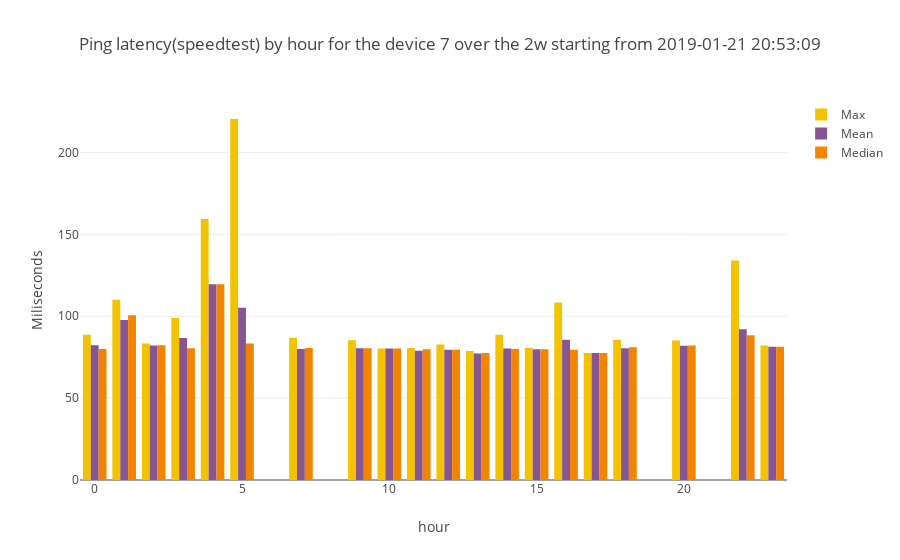

Source (notebook cell):
### Code cell
device_number=7
subset=by_hour_by_device_p2[by_hour_by_device_p2["SK_PI"]==device_number]
combined_bar_plot_3traces(xvalues=subset["hour"],
                         yvalues1=subset["max"],
                         yvalues2=subset["mean"],
                         yvalues3=subset["median"],
                         name1="Max",
                         name2="Mean",
                         name3="Median",
                         title="Ping latency(speedtest) by hour for the device "+str(device_number)+" over the "+time_interval+" starting from "+starting_point,
                         xtitle="hour",
                         stack=False)

### Figure 1 — Plotly figure (JSON) as saved in the notebook; plotly's stock layout.template omitted (floating-point values rounded to 4 significant figures)
{"data": [{"marker": {"color": "F3C300"}, "name": "Max", "type": "bar", "x": [0, 1, 2, 3, 4, 5, 7, 9, 10, 11, 12, 13, 14, 15, 16, 17, 18, 20, 22, 23], "y": [88.72, 110.1, 83.29, 98.86, 159.4, 220.4, 86.9, 85.36, 80.35, 80.56, 82.78, 78.73, 88.73, 80.69, 108.4, 77.53, 85.67, 85.11, 134.0, 82.15]}, {"marker": {"color": "875692"}, "name": "Mean", "type": "bar", "x": [0, 1, 2, 3, 4, 5, 7, 9, 10, 11, 12, 13, 14, 15, 16, 17, 18, 20, 22, 23], "y": [82.26, 97.66, 82.11, 86.7, 119.5, 105.2, 79.94, 80.45, 80.35, 78.85, 79.5, 77.18, 80.22, 79.87, 85.67, 77.53, 80.46, 82.04, 92.05, 81.33]}, {"marker": {"color": "F38400"}, "name": "Median", "type": "bar", "x": [0, 1, 2, 3, 4, 5, 7, 9, 10, 11, 12, 13, 14, 15, 16, 17, 18, 20, 22, 23], "y": [80.02, 100.6, 82.28, 80.4, 119.5, 83.41, 80.64, 80.37, 80.35, 79.79, 79.5, 77.62, 79.92, 79.85, 79.57, 77.53, 81.03, 82.1, 88.45, 81.33]}], "layout": {"title": "Ping latency(speedtest) by hour for the device 7 over the 2w starting from 2019-01-21 20:53:09", "xaxis": {"title": "hour"}, "yaxis": {"title": "Miliseconds"}}}
